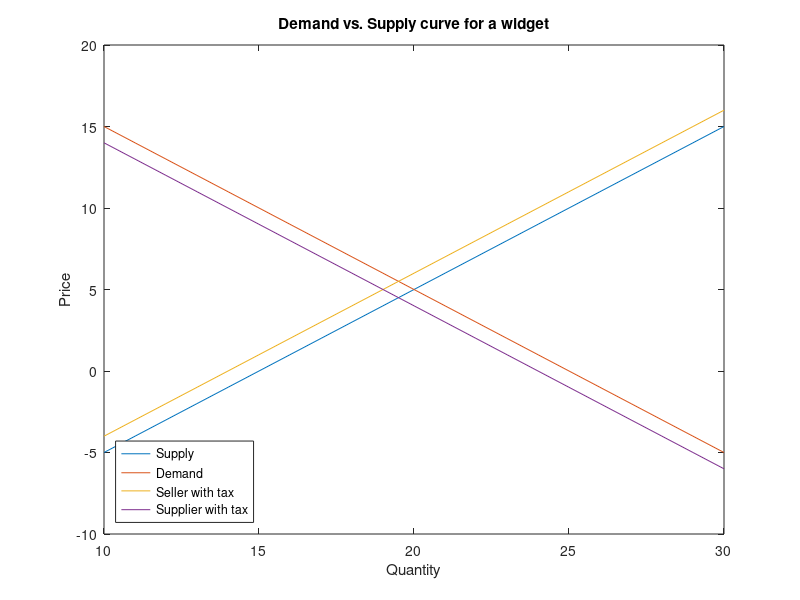

Write the MATLAB code that produced this figure.
% setting up the quant range
q=10:30;

% get demand supply lines initially 
supply=q-15;
demand=-1*q+25;

% get intersection of demand and supply curve
intersection=find(supply==demand)-1;
intersection_y=supply(20)+1;

disp('a)');
% calculate consumer surplus
consumer_surplus=0.5*20*(25-5);
disp('Consumer Surplus');
disp(consumer_surplus);

% calculate producer surplus
producer_surplus=0.5*20*5;
disp('Producer Surplus');
disp(producer_surplus);

disp('b)')
% shift with $1 tax on seller or supply shift left
supply_with_tax=q-14;
seller_deadweight_loss=0.5*(5.5-4.5)*0.5;
disp('Seller deadweight loss');
disp(seller_deadweight_loss);

disp('c)');
% shift with $1 tax on supplier or demand shift left
demand_with_tax=-q+24;
supplier_deadweight_loss=0.5*(20-19.5)*(5-4);
disp('Supplier deadweight loss')
disp(supplier_deadweight_loss);

% plot initial graph
plot(q,supply,q,demand,q,supply_with_tax,q,demand_with_tax);
title('Demand vs. Supply curve for a widget');
ylabel('Price');
xlabel('Quantity');
legend({'Supply','Demand','Seller with tax','Supplier with tax'},'Location','southwest')


